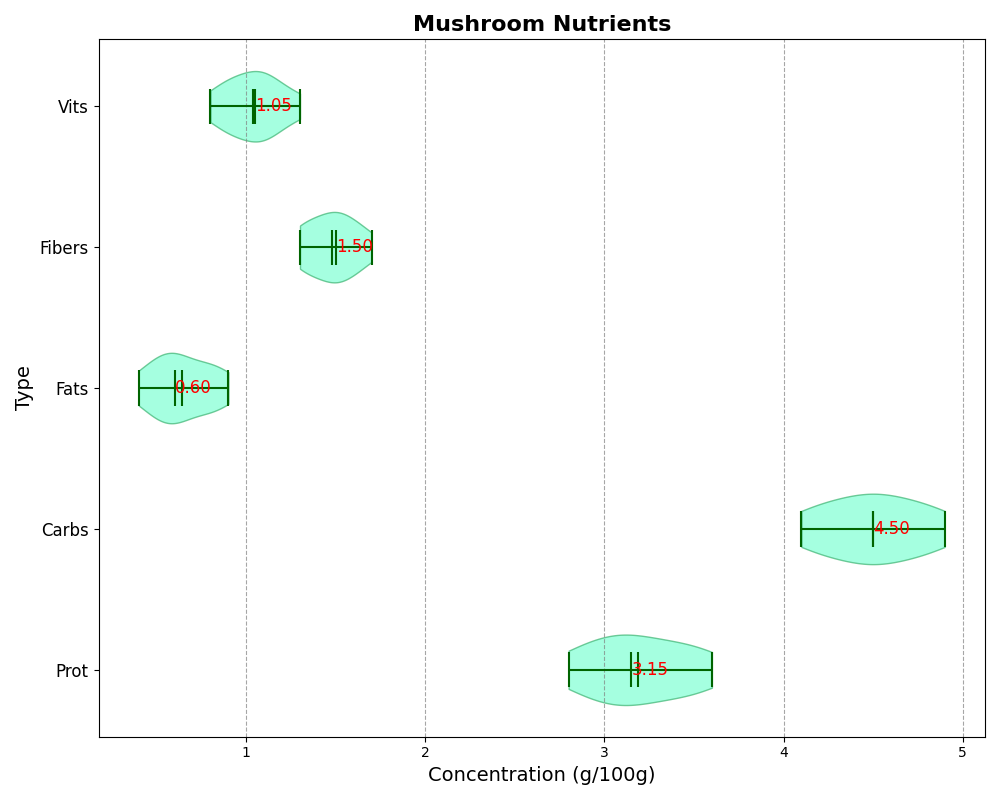

Here is the Python script that generated this plot:
import matplotlib.pyplot as plt
import numpy as np

# Nutrient concentrations for mushrooms
proteins = [3.1, 3.5, 2.8, 3.0, 3.2, 3.6, 3.4, 2.9, 3.3, 3.1]
carbs = [4.5, 4.3, 4.9, 4.6, 4.4, 4.7, 4.2, 4.8, 4.1, 4.5]
fats = [0.5, 0.8, 0.6, 0.4, 0.7, 0.6, 0.5, 0.9, 0.8, 0.6]
fibers = [1.4, 1.5, 1.3, 1.6, 1.5, 1.4, 1.7, 1.3, 1.5, 1.6]
vitamins = [0.9, 1.1, 1.0, 0.8, 1.1, 1.2, 1.0, 0.9, 1.3, 1.1]

data = [proteins, carbs, fats, fibers, vitamins]
nutrient_labels = ['Prot', 'Carbs', 'Fats', 'Fibers', 'Vits']

# Set up the figure
fig, ax = plt.subplots(figsize=(10, 8))

# Create horizontal violin plot
violin_parts = ax.violinplot(data, vert=False, showmeans=True, showmedians=True)
for pc in violin_parts['bodies']:
    pc.set_facecolor('aquamarine')
    pc.set_edgecolor('mediumseagreen')
    pc.set_alpha(0.7)
for partname in ('cbars', 'cmins', 'cmaxes', 'cmedians', 'cmeans'):
    vp = violin_parts[partname]
    vp.set_edgecolor('darkgreen')
    vp.set_linewidth(1.5)

# Annotate median values
medians = [np.median(nutrient) for nutrient in data]
for i, median in enumerate(medians):
    plt.text(median, i + 1, f'{median:.2f}', verticalalignment='center', size=12, color='red')

# Customize the plot
ax.set_title('Mushroom Nutrients', fontsize=16, weight='bold')
ax.set_ylabel('Type', fontsize=14)
ax.set_xlabel('Concentration (g/100g)', fontsize=14)
ax.set_yticks(range(1, len(data) + 1))
ax.set_yticklabels(nutrient_labels, fontsize=12)
ax.xaxis.grid(True, linestyle='--', which='major', color='grey', alpha=0.7)

plt.tight_layout()
plt.show()
